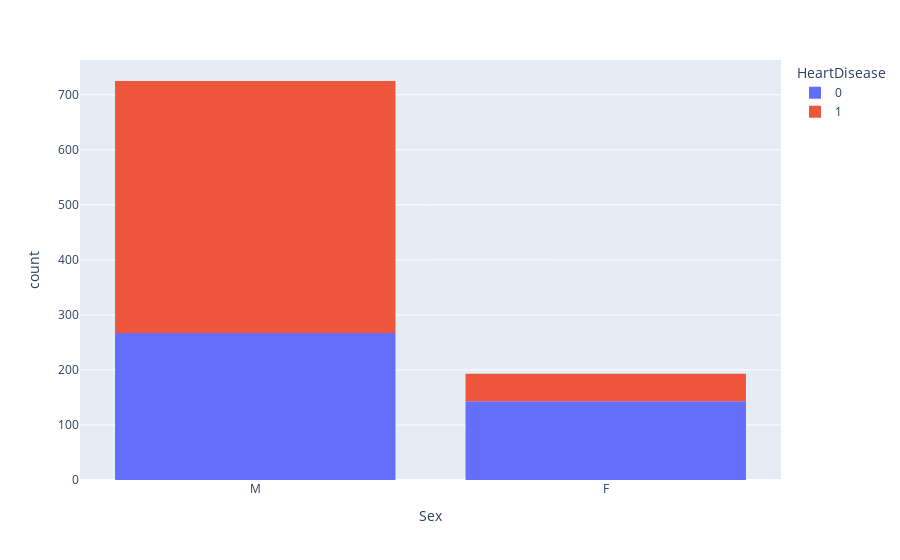

Write notebook code for a chart like this one.
### Markdown cell above
### Распределение больных по полу

### Code cell
fig = px.histogram(df, x="Sex", color="HeartDisease")
fig.show()

### Figure 1 — Plotly figure (JSON) as saved in the notebook; plotly's stock layout.template omitted (floating-point values rounded to 4 significant figures; data arrays with more than 128 entries replaced by an {"elided": "..."} marker saying what was removed)
{"data": [{"alignmentgroup": "True", "bingroup": "x", "hovertemplate": "HeartDisease=0<br>Sex=%{x}<br>count=%{y}<extra></extra>", "legendgroup": "0", "marker": {"color": "#636efa", "pattern": {"shape": ""}}, "name": "0", "offsetgroup": "0", "orientation": "v", "showlegend": true, "type": "histogram", "x": {"elided": "410 str values"}, "xaxis": "x", "yaxis": "y"}, {"alignmentgroup": "True", "bingroup": "x", "hovertemplate": "HeartDisease=1<br>Sex=%{x}<br>count=%{y}<extra></extra>", "legendgroup": "1", "marker": {"color": "#EF553B", "pattern": {"shape": ""}}, "name": "1", "offsetgroup": "1", "orientation": "v", "showlegend": true, "type": "histogram", "x": {"elided": "508 str values"}, "xaxis": "x", "yaxis": "y"}], "layout": {"barmode": "relative", "legend": {"title": {"text": "HeartDisease"}, "tracegroupgap": 0}, "margin": {"t": 60}, "xaxis": {"anchor": "y", "domain": [0, 1], "title": {"text": "Sex"}}, "yaxis": {"anchor": "x", "domain": [0, 1], "title": {"text": "count"}}}}
